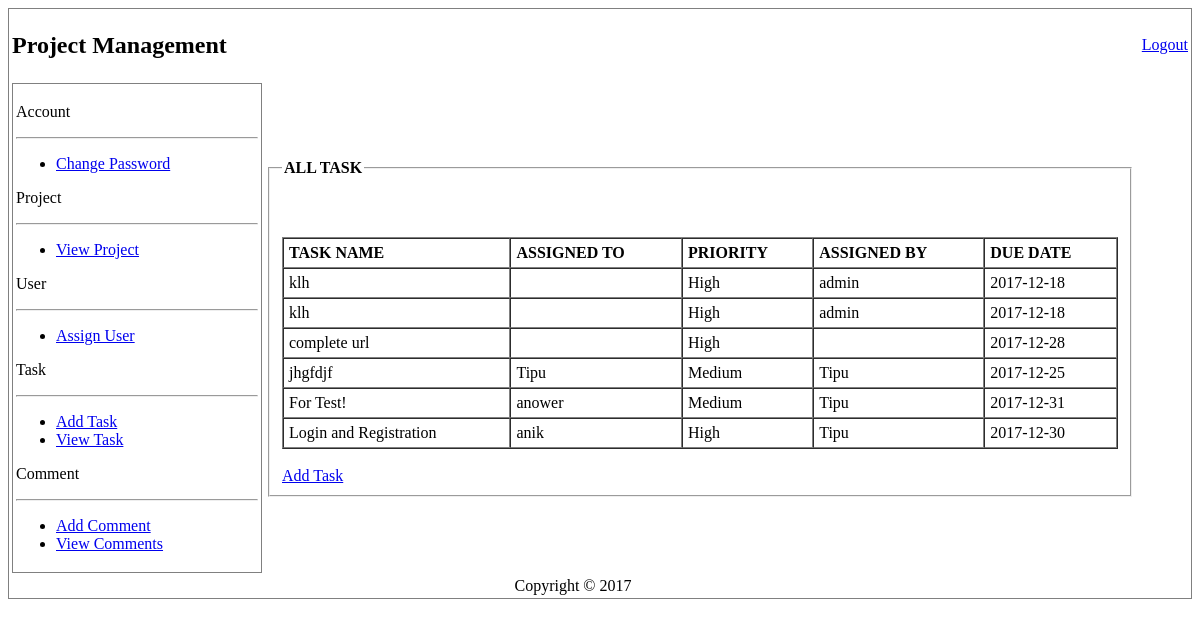
/App/Developer/viewTask.php, run on an earlier commit of the app's database.
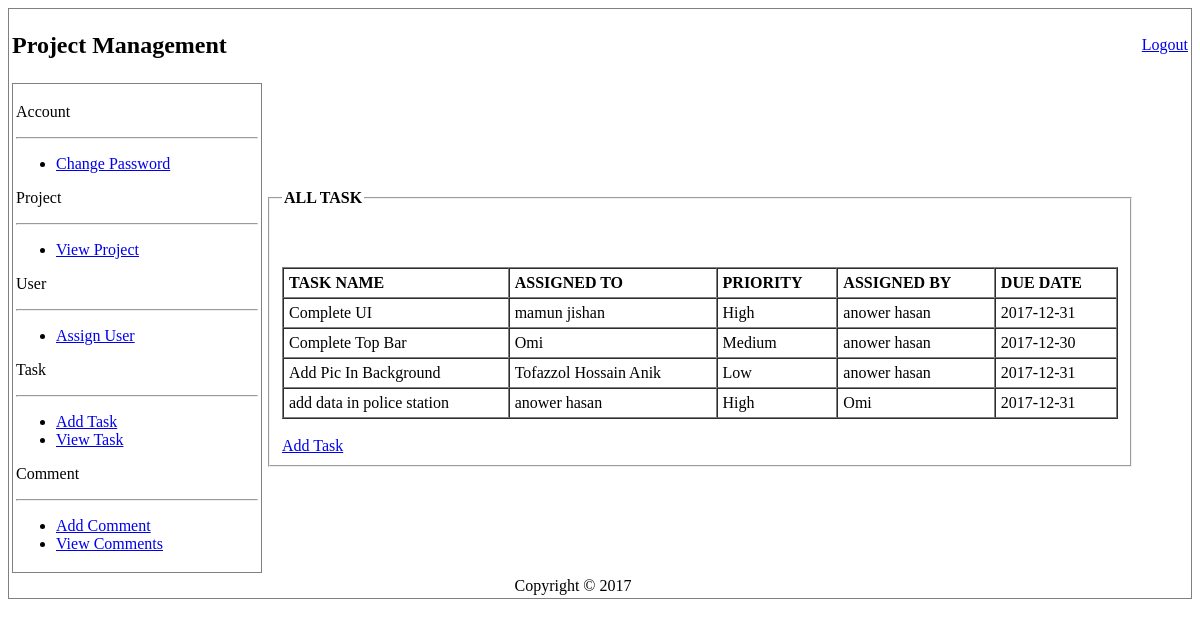
And on a later commit of the database.
### tables this page shows
CREATE TABLE IF NOT EXISTS `user_info` (
  `Id` int(150) NOT NULL,
  `Name` varchar(250) NOT NULL,
  `UserEmail` varchar(200) NOT NULL,
  `UserName` varchar(150) NOT NULL,
  `Password` varchar(32) NOT NULL,
  `userType` varchar(20) NOT NULL,
  `DoB` date NOT NULL,
  `Designation` varchar(150) NOT NULL,
  `Status` varchar(150) NOT NULL,
  `Gender` varchar(150) NOT NULL,
  `permission` int(1) NOT NULL
);

### Services/db_connector.php (called while the page is built, shortened)
<?php
    $host='localhost';
    $user_name='root';
    $pass='';
    $dbname="projectmanagement";
    $port=3306;
function executeSQL($sql){
    global $host, $user_name, $pass, $dbname, $port;
    $link=mysqli_connect($host, $user_name, $pass, $dbname, $port);
    $result = mysqli_query($link, $sql);
    return $result;
}
?>

### Services/db_services.php (called while the page is built, shortened)
<?php
include("db_connector.php");
function getAllTask(){
    $sql = "SELECT * FROM `task-assign`";
    $result = executeSQL($sql);
    $projects = array();
    while($row = mysqli_fetch_assoc($result)){
        $projects[] = $row;
    }
    return $projects;
}
function getTaskUser($id = ''){
    $sql = "SELECT * FROM `task-assign` WHERE Id = ".$id;
    $result = executeSQL($sql);
    $row = mysqli_fetch_assoc($result);
    return $row;
}
function getTaskUserDetails($id = ''){
    $sql = "SELECT * FROM `user_info` WHERE Id = ".$id;
    $result = executeSQL($sql);
    $row = mysqli_fetch_assoc($result);
    return $row;
}

### App/Developer/viewTask.php (the view, shortened to what this page needs)
<?php
include_once '../../Services/db_services.php';
$allTask = getAllTask();
?>
<!DOCTYPE html>
<html lang="en">
<head>
</head>
<body>
<table width="100%" frame="box">
    <tr>
        <?php
        include "template/top-bar.php";
        ?>
    </tr>
    <tr>
        <?php
        include "template/left-sidebar.php";
        ?>
        <td>
            <fieldset>
                <legend>
                    <b>ALL TASK</b>
                </legend><br/>
                <br/><br/>
            <table width="100%" cellspacing="0" border="1" cellpadding="5">
                <tr>
                    <th align="left">TASK NAME</th>
                    <th align="left">ASSIGNED TO</th>
                    <th align="left">PRIORITY</th>
                    <th align="left">ASSIGNED BY</th>
                    <th align="left">DUE DATE</th>
                </tr>
                <tr>
                    <?php
                    foreach ($allTask as $task){
                        $assignUserData = getTaskUser($task['Id']);
                        $assignedBy = getTaskUserDetails($task['GUser-Id']);
                        $assignedTo = getTaskUserDetails($task['RUser-Id']);
                        ?>
                <tr>
                    <td><?php echo $task['Description']?></td>
                    <td><?php echo $assignedTo['Name']?></td>
                    <td><?php echo $task['Priority']?></td>
                    <td><?php echo $assignedBy['Name']?></td>
                    <td><?php echo $task['Due-Date']?></td>
                </tr>
<?php }?>
            </table><br/>
                <a href="addTask.php">Add Task</a>
            </fieldset>
        </td>
    </tr>
    <?php
    include "template/footer.php";
    ?>
</table>
</body>
</html>

What changed in the data, as far as the page shows it:
removed task-assign: Description "klh", Priority "High", user_info.Name "admin", value "2017-12-18"
removed task-assign: Description "klh", Priority "High", user_info.Name "admin", value "2017-12-18"
removed task-assign: Description "complete url", Priority "High", value "2017-12-28"
removed task-assign: Description "jhgfdjf", user_info.Name "Tipu", Priority "Medium", value "2017-12-25"
removed task-assign: Description "For Test!", user_info.Name "anower", Priority "Medium", user_info.Name "Tipu", value "2017-12-31"
removed task-assign: Description "Login and Registration", user_info.Name "anik", Priority "High", user_info.Name "Tipu", value "2017-12-30"
added task-assign: Description "Complete UI", user_info.Name "mamun jishan", Priority "High", user_info.Name "anower hasan", value "2017-12-31"
added task-assign: Description "Complete Top Bar", user_info.Name "Omi", Priority "Medium", user_info.Name "anower hasan", value "2017-12-30"
added task-assign: Description "Add Pic In Background", user_info.Name "Tofazzol Hossain Anik", Priority "Low", user_info.Name "anower hasan", value "2017-12-31"
added task-assign: Description "add data in police station", user_info.Name "anower hasan", Priority "High", user_info.Name "Omi", value "2017-12-31"
